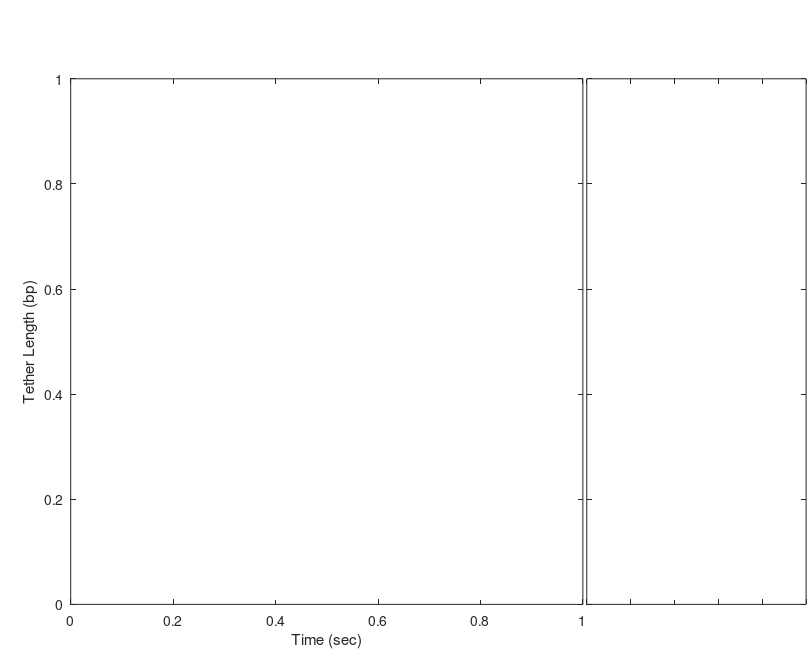

MATLAB code for this plot: (Note: this script raises an error after producing the figure.)
function BurstSize__Main()
% Load trace, select a feedback cycle, filtering frequency. Then the
% function allows the user to select a region of the trace to compute the
% kernel density and thus measure the burst size. The regions have to be
% selected manually. Eventually I need to make a way of saving the results
% to one location.
%
% Gheorghe Chistol, 29 dec 2012

    Bandwidth = 2500; %in hertz
    FiltFreq  = 100; %initial filtering frequency
    FiltFact  = round(Bandwidth/FiltFreq); %Filtering Factor

    %% Select the portion of the data that you want analyzed
    Length = [];
    Time   = [];
    figure('Units','normalized','Position',[0.02 0.1 0.95 0.8],'Resize','on','Name','No Data Has Been Loaded Yet','PaperPosition',[0 0 8.1 6.5]);
    PlotAxis   = axes('Units','normalized','Position',[0.0873 0.0702 0.6323 0.8086],'Box','on','Layer','top','Tag','PlotAxes');
    xlabel('Time (sec)'); ylabel('Tether Length (bp)');

    KernelAxis = axes('Units','normalized','Position',[0.7244 0.0702 0.2708 0.8086],'Box','on','Layer','top','Tag','KernelAxes');
    set(gca,'XTickLabel',[],'YTickLabel',[]);

    BurstSize__Main_GUI('Initialize');
end